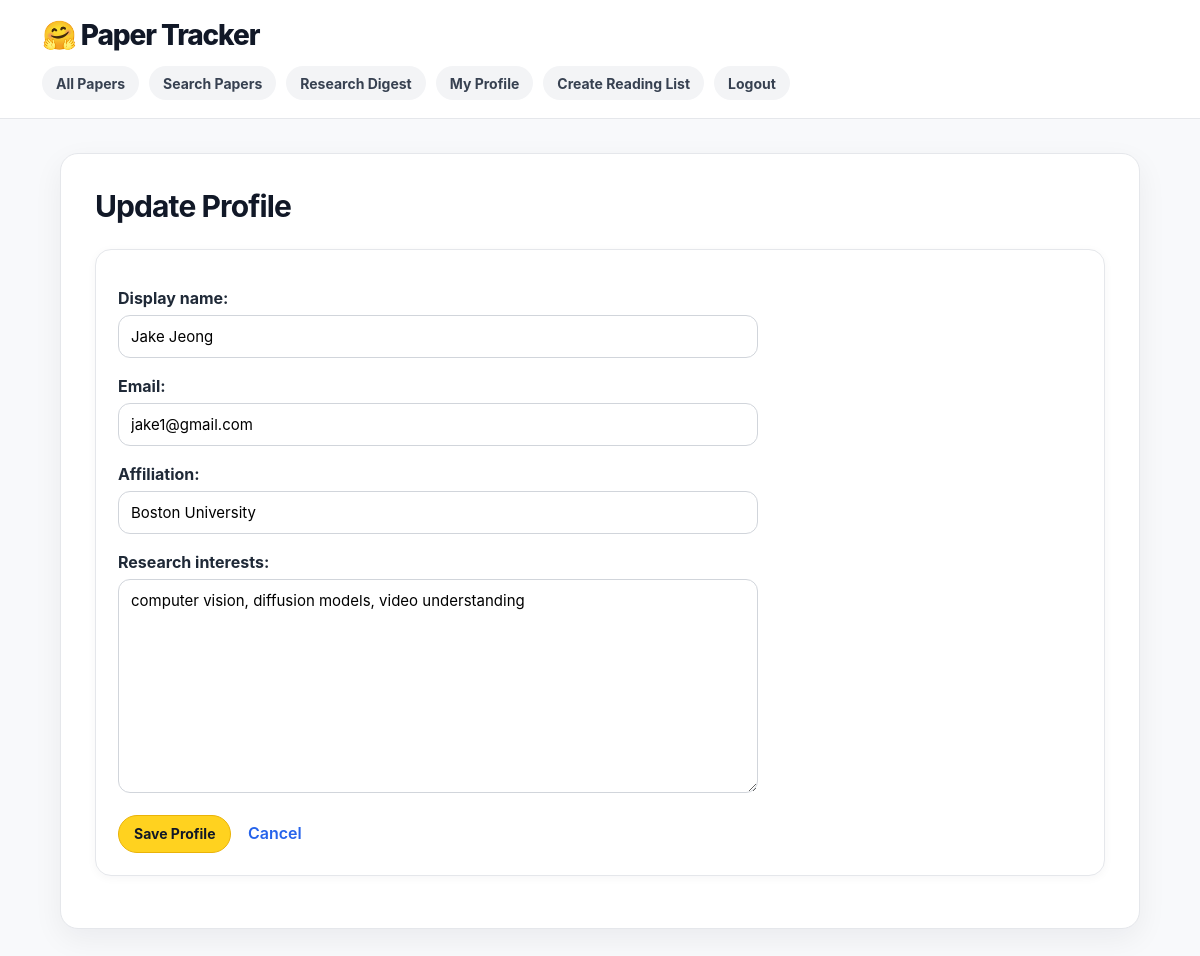
/paper_tracker/profile/update/ (signed in), run on the app's committed database.
### paper_tracker/models.py (models this page shows, shortened)
class UserProfile(models.Model):
    user = models.OneToOneField(User, on_delete=models.CASCADE)
    display_name = models.CharField(max_length=100)
    email = models.EmailField()
    affiliation = models.CharField(max_length=200, blank=True)
    research_interests = models.TextField(blank=True)
    date_joined = models.DateField(auto_now_add=True)

### paper_tracker/views.py (the view, shortened to what this page needs)
# urls.py: path("profile/update/", UpdateProfileView.as_view(), name="update_profile"),
class UpdateProfileView(PaperTrackerLoginRequiredMixin, UpdateView):
    model = UserProfile
    form_class = UpdateProfileForm
    template_name = "paper_tracker/update_profile_form.html"
    context_object_name = "profile"
    def get_object(self):
        return self.get_profile()

### paper_tracker/forms.py
class UpdateProfileForm(forms.ModelForm):
    class Meta:
        model = UserProfile
        fields = ['display_name', 'email', 'affiliation', 'research_interests']

### paper_tracker/views.py (called while the page is built)
    def get_profile(self):
        user = self.request.user
        profile = UserProfile.objects.get(user=user)
        return profile

### paper_tracker/templates/paper_tracker/update_profile_form.html (shortened to what this page needs)
{% extends 'paper_tracker/base.html' %}
{% block content %}
<h2>Update Profile</h2>
<div class="card">
    <form method="post">
        {{ form.as_p }}
        <button type="submit">Save Profile</button>
        <a class="secondary-link" href="{% url 'paper_tracker:my_profile' %}">
            Cancel
        </a>
    </form>
</div>
{% endblock %}

### paper_tracker/static/paper_tracker/styles.css (style rules this page uses)
* { box-sizing: border-box; }
body { margin: 0; font-family: Inter, Arial, Helvetica, sans-serif; background: #f8f9fb; color: #111827; }
a { color: #2563eb; text-decoration: none; }
h1, h2, h3 { color: #111827; }
h2 { margin-top: 0; font-size: 30px; letter-spacing: -0.03em; }
.card { background: #ffffff; border: 1px solid #e5e7eb; border-radius: 16px; padding: 22px; margin-bottom: 18px; box-shadow: 0 2px 10px rgba(17, 24, 39, 0.04); }
.button-link, button { display: inline-flex; align-items: center; justify-content: center; min-height: 38px; padding: 9px 15px; border-radius: 999px; border: 1px solid #eab308; background: #ffd21f; color: #111827; font-size: 14px; font-weight: 700; font-family: inherit; cursor: pointer; text-decoration: none; }
.secondary-link { display: inline-flex; align-items: center; margin-left: 12px; font-weight: 600; }
form { margin-top: 16px; }
form p { margin-bottom: 18px; }
label { display: block; font-weight: 700; margin-bottom: 7px; color: #1f2937; }
input, select, textarea { width: 100%; max-width: 640px; padding: 11px 12px; border: 1px solid #d1d5db; border-radius: 12px; background: #ffffff; font-size: 15px; font-family: inherit; }
textarea { min-height: 130px; }

### data on the page
UserProfile: display_name "Jake Jeong", email "jake1@gmail.com", affiliation "Boston University", research_interests "computer vision, diffusion models, video understanding"
